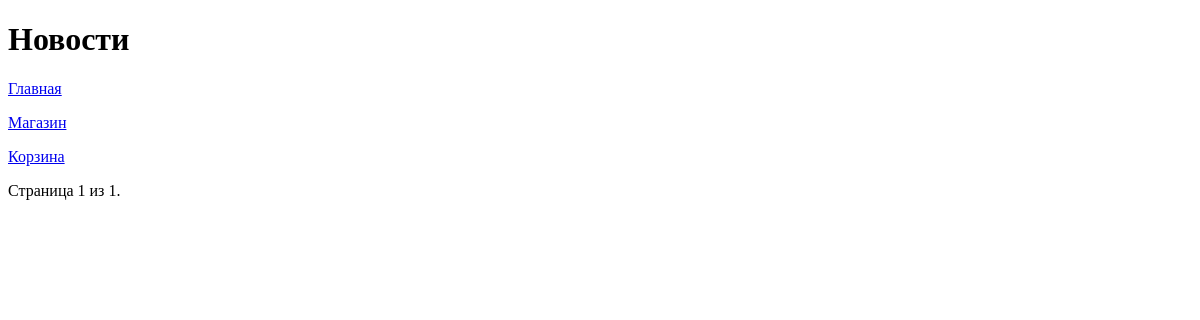
Before: /news/?page=2 with the older database file.
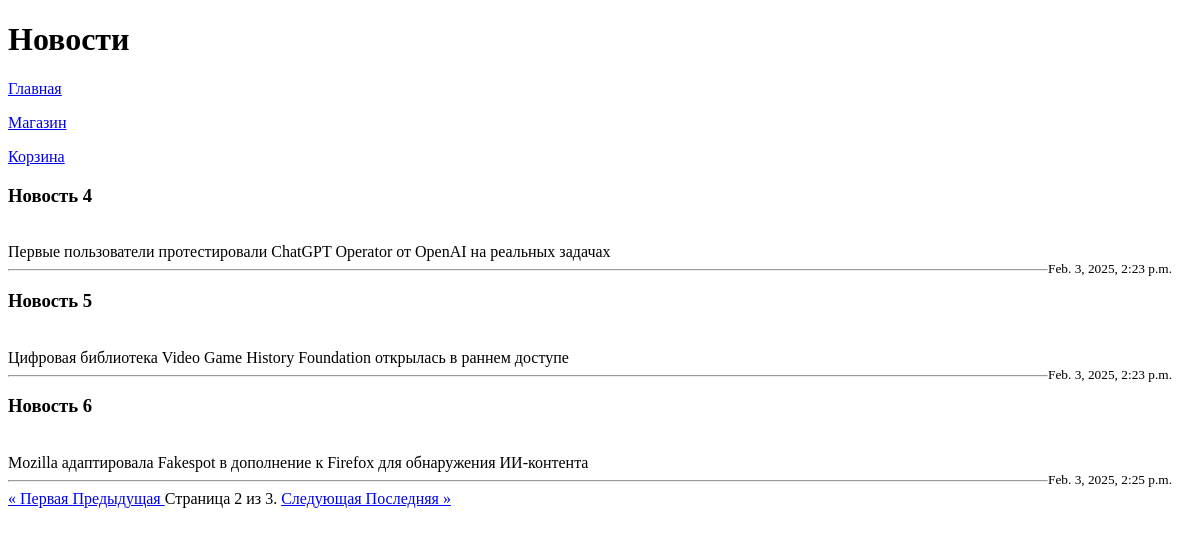
After: the same page with the newer database file.
### task1/models.py (models this page shows)
class News(models.Model):
    title = models.CharField(max_length=100)
    content = models.TextField()
    date = models.DateTimeField(auto_now_add=True)

### task1/views.py (the view)
# urls.py: path('news/', news)
def news(request):
    news_obj = News.objects.all()
    paginator = Paginator(news_obj, 3)
    page_number = request.GET.get('page')
    page_obj = paginator.get_page(page_number)
    context = {"title": "Новости", 'news': page_obj}
    return render(request, 'task1/index.html', context)

### templates/task1/index.html
{% extends "task1/menu.html" %}
{% block pagename %}
<h1>{{ title }}</h1>
{% endblock %}
{% block content %}
    {% for new in news %}
        <h3>{{ new.title }}</h3>
        <br>
        {{ new.content }}
        <br>
        <small style="float: right; margin-right: 20px;">{{ new.date }}</small>
        <hr>
    {% endfor %}
    <div class="pagination">
        <span class="step-links">
            {% if news.has_previous %}
                <a href="?page=1">&laquo; Первая  </a>
                <a href="?page={{ news.previous_page_number }}">  Предыдущая  </a>
            {% endif %}
            <span class="current">
                Страница {{ news.number }} из {{ news.paginator.num_pages }}.
            </span>
            {% if news.has_next %}
                <a href="?page={{ news.next_page_number }}">  Следующая  </a>
                <a href="?page={{ news.paginator.num_pages }}">  Последняя &raquo;  </a>
            {% endif %}
        </span>
    </div>
{% endblock %}

Changed rows visible on the page:
added News: title "Новость 4", content "Первые пользователи протестировали ChatGPT Operator от OpenAI на реальных задачах", date "Feb. 3, 2025, 2:23 p.m."
added News: title "Новость 5", content "Цифровая библиотека Video Game History Foundation открылась в раннем доступе", date "Feb. 3, 2025, 2:23 p.m."
added News: title "Новость 6", content "Mozilla адаптировала Fakespot в дополнение к Firefox для обнаружения ИИ-контента", date "Feb. 3, 2025, 2:25 p.m."
Other visible differences:
{{ news.number }}: "1" → "2"
{{ news.paginator.num_pages }}: "1" → "3"
text now shown: "« Первая Предыдущая Следующая Последняя »"
